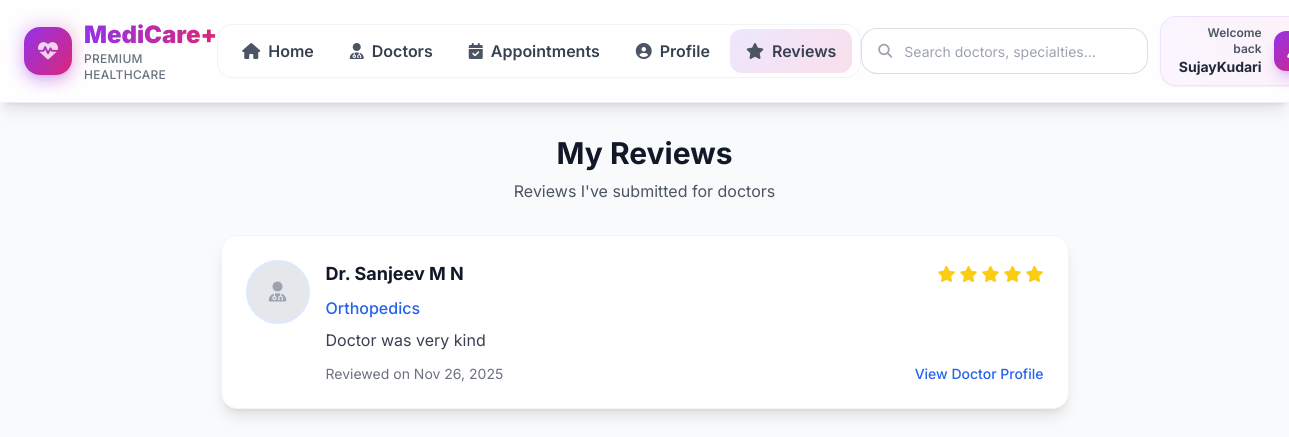
/reviews/ (signed in), run on the app's committed database.
### core/models.py (models this page shows, shortened)
class Review(models.Model):
    RATING_CHOICES = [
        (1, '1 Star'),
        (2, '2 Stars'),
        (3, '3 Stars'),
        (4, '4 Stars'),
        (5, '5 Stars'),
    ]
    user = models.ForeignKey(User, on_delete=models.CASCADE, related_name='reviews')
    doctor = models.ForeignKey(Doctor, on_delete=models.CASCADE, related_name='reviews')
    rating = models.IntegerField(choices=RATING_CHOICES, validators=[MinValueValidator(1), MaxValueValidator(5)])
    comment = models.TextField(max_length=1000)
    created_at = models.DateTimeField(auto_now_add=True)
    updated_at = models.DateTimeField(auto_now=True)
    class Meta:
        ordering = ['-created_at']
        unique_together = ['user', 'doctor']

class Doctor(models.Model):
    SPECIALIZATION_CHOICES = [
        ('cardiology', 'Cardiology'),
        ('dermatology', 'Dermatology'),
        ('pediatrics', 'Pediatrics'),
        ('orthopedics', 'Orthopedics'),
        ('neurology', 'Neurology'),
        ('gynecology', 'Gynecology'),
        ('psychiatry', 'Psychiatry'),
        ('dentistry', 'Dentistry'),
        ('ophthalmology', 'Ophthalmology'),
        ('general', 'General Medicine'),
    ]
    name = models.CharField(max_length=100)
    specialization = models.CharField(max_length=50, choices=SPECIALIZATION_CHOICES, default='general')
    experience = models.PositiveIntegerField(default=0)
    hospital = models.CharField(max_length=200)
    address = models.TextField()
    city = models.CharField(max_length=100)
    fee = models.DecimalField(max_digits=8, decimal_places=2, validators=[MinValueValidator(0)])
    image = models.ImageField(upload_to='doctors/', blank=True, null=True)
    description = models.TextField(blank=True, null=True)
    rating = models.DecimalField(max_digits=3, decimal_places=1, default=0.0)
    is_available = models.BooleanField(default=True)
    created_at = models.DateTimeField(auto_now_add=True)
    updated_at = models.DateTimeField(auto_now=True)
    class Meta:
        ordering = ['-created_at']

### core/views.py (the view)
# urls.py: path('reviews/', views.all_reviews, name='all_reviews'),
@login_required
def all_reviews(request):
    user_reviews = Review.objects.filter(user=request.user).order_by('-created_at')
    featured_doctors = Doctor.objects.filter(reviews__user=request.user).distinct()[:6]
    context = {
        'reviews': user_reviews,
        'featured_doctors': featured_doctors,
    }
    return render(request, 'all_reviews.html', context)

### templates/all_reviews.html (shortened to what this page needs)
{% extends 'base.html' %}
{% load static %}
{% block extra_content %}
<div class="min-h-screen bg-gray-50 py-8">
    <div class="max-w-4xl mx-auto px-4 sm:px-6">
        <div class="text-center mb-8">
            <h1 class="text-3xl font-bold text-gray-900 mb-2">My Reviews</h1>
            <p class="text-gray-600">Reviews I've submitted for doctors</p>
        </div>
        {% if reviews %}
        <div class="space-y-6">
            {% for review in reviews %}
            <div class="bg-white rounded-2xl shadow-lg border border-gray-100 p-6">
                <div class="flex items-start gap-4">
                    <div class="flex-shrink-0">
                        {% if review.doctor.image %}
                            <img src="{{ review.doctor.image.url }}"
                                 alt="Dr. {{ review.doctor.name }}"
                                 class="w-16 h-16 rounded-full object-cover border-2 border-blue-100">
                        {% else %}
                            <div class="w-16 h-16 rounded-full bg-gray-200 flex items-center justify-center border-2 border-blue-100">
                                <i class="fas fa-user-md text-gray-400 text-xl"></i>
                            </div>
                        {% endif %}
                    </div>
                    <div class="flex-1">
                        <div class="flex items-center justify-between mb-2">
                            <h3 class="text-lg font-bold text-gray-900">Dr. {{ review.doctor.name }}</h3>
                            <div class="flex items-center gap-1">
                                {% for i in "12345" %}
                                    {% if forloop.counter <= review.rating %}
                                        <i class="fas fa-star text-yellow-400"></i>
                                    {% else %}
                                        <i class="far fa-star text-yellow-400"></i>
                                    {% endif %}
                                {% endfor %}
                            </div>
                        </div>
                        <p class="text-blue-600 font-medium mb-2">{{ review.doctor.get_specialization_display }}</p>
                        {% if review.comment %}
                        <p class="text-gray-700 mb-3">{{ review.comment }}</p>
                        {% endif %}
                        <div class="flex items-center justify-between text-sm text-gray-500">
                            <span>Reviewed on {{ review.created_at|date:"M d, Y" }}</span>
                            <a href="{% url 'doctor_detail' review.doctor.id %}"
                               class="text-blue-600 hover:text-blue-700 font-medium">
                                View Doctor Profile
                            </a>
                        </div>
                    </div>
                </div>
            </div>
            {% endfor %}
        </div>
        {% endif %}
    </div>
</div>
{% endblock extra_content %}

### templates/base.html (shortened to what this page needs)
{% load static %}
<!DOCTYPE html>
<html lang="en">
<head>
  <script src="https://cdn.tailwindcss.com"></script>
  <link rel="stylesheet" href="https://cdnjs.cloudflare.com/ajax/libs/font-awesome/6.4.0/css/all.min.css">
  <link rel="stylesheet" href="{% static 'css/base.css' %}" />
</head>
<body class="text-gray-900 bg-gradient-to-br from-purple-50 via-pink-50 to-orange-50 font-['Inter'] antialiased">
  <header class="bg-white/90 backdrop-blur-xl border-b border-gray-200/60 sticky top-0 z-50 shadow-lg">
    <div class="w-full px-4 sm:px-6">
      <div class="flex items-center justify-between py-4">
        <a href="{% url 'home' %}" class="flex items-center space-x-3 group transition-all duration-500 hover:scale-105">
          <div class="relative">
            <div class="w-12 h-12 bg-gradient-to-br from-purple-600 to-pink-600 rounded-2xl flex items-center justify-center shadow-lg shadow-purple-500/25 group-hover:shadow-purple-500/40 group-hover:rotate-3 transition-all duration-500">
              <i class="fas fa-heart-pulse text-white text-xl"></i>
            </div>
            <div class="absolute -inset-1 bg-gradient-to-r from-purple-600 to-pink-600 rounded-2xl blur opacity-20 group-hover:opacity-30 transition duration-1000 group-hover:duration-200"></div>
          </div>
          <div class="flex flex-col">
            <h1 class="text-2xl font-black bg-gradient-to-r from-purple-600 to-pink-600 bg-clip-text text-transparent">MediCare+</h1>
            <p class="text-xs text-gray-500 font-medium tracking-wide">PREMIUM HEALTHCARE</p>
          </div>
        </a>
        <nav class="hidden lg:flex items-center space-x-1 bg-white/50 rounded-2xl px-2 py-1 backdrop-blur-sm border border-gray-200/50">
          <a href="{% url 'home' %}" class="nav-modern group relative px-4 py-2.5 rounded-xl transition-all duration-300">
            <div class="flex items-center space-x-2">
              <i class="fas fa-home text-gray-600 group-hover:text-purple-600 transition-colors duration-300"></i>
              <span class="font-semibold text-gray-700 group-hover:text-gray-900">Home</span>
            </div>
          </a>
          <a href="{% url 'doctors' %}" class="nav-modern group relative px-4 py-2.5 rounded-xl transition-all duration-300">
            <div class="flex items-center space-x-2">
              <i class="fas fa-user-md text-gray-600 group-hover:text-purple-600 transition-colors duration-300"></i>
              <span class="font-semibold text-gray-700 group-hover:text-gray-900">Doctors</span>
            </div>
          </a>
          {% if user.is_authenticated %}
          <a href="{% url 'my_appointments' %}" class="nav-modern group relative px-4 py-2.5 rounded-xl transition-all duration-300">
            <div class="flex items-center space-x-2">
              <i class="fas fa-calendar-check text-gray-600 group-hover:text-purple-600 transition-colors duration-300"></i>
              <span class="font-semibold text-gray-700 group-hover:text-gray-900">Appointments</span>
            </div>
          </a>
          <a href="{% url 'profile' %}" class="nav-modern group relative px-4 py-2.5 rounded-xl transition-all duration-300">
            <div class="flex items-center space-x-2">
              <i class="fas fa-user-circle text-gray-600 group-hover:text-purple-600 transition-colors duration-300"></i>
              <span class="font-semibold text-gray-700 group-hover:text-gray-900">Profile</span>
            </div>
          </a>
          {% endif %}
          <a href="{% url 'all_reviews' %}" class="nav-modern group relative px-4 py-2.5 rounded-xl transition-all duration-300">
            <div class="flex items-center space-x-2">
              <i class="fas fa-star text-gray-600 group-hover:text-purple-600 transition-colors duration-300"></i>
              <span class="font-semibold text-gray-700 group-hover:text-gray-900">Reviews</span>
            </div>
          </a>
        </nav>
        <div class="flex items-center space-x-3">
          <div class="hidden md:flex items-center bg-white border border-gray-300/80 rounded-2xl px-4 py-2.5 transition-all duration-300 hover:border-purple-400 hover:shadow-lg hover:shadow-purple-500/10 focus-within:border-purple-500 focus-within:shadow-lg focus-within:shadow-purple-500/20 focus-within:scale-105 w-60 lg:w-72">
            <i class="fas fa-search text-gray-400 mr-3 text-sm transition-colors duration-300 focus-within:text-purple-500"></i>
            <form action="{% url 'unified_search' %}" method="get" class="flex-1">
              <input
                type="text"
                name="q"
                placeholder="Search doctors, specialties..."
                class="bg-transparent border-none focus:ring-0 placeholder-gray-400 text-gray-700 text-sm w-full focus:outline-none"
                value="{{ request.GET.q }}"
              >
            </form>
          </div>
          <div class="flex items-center space-x-2">
            {% if user.is_authenticated %}
              <div class="hidden xl:flex items-center space-x-3 bg-gradient-to-r from-purple-50 to-pink-50 rounded-2xl px-4 py-2 border border-purple-200/60 shadow-sm">
                <div class="text-right">
                  <p class="text-xs font-semibold text-gray-600">Welcome back</p>
                  <p class="text-sm font-bold text-gray-800">{{ user.username }}</p>
                </div>
                <div class="w-10 h-10 bg-gradient-to-br from-purple-600 to-pink-600 rounded-xl flex items-center justify-center shadow-lg shadow-purple-500/30">
                </div>
              </div>
            {% endif %}
          </div>
        </div>
      </div>
    </div>
  </header>
  <main class="min-h-screen">
    {% block extra_content %}
    {% endblock extra_content %}
  </main>
</body>
</html>

### static/css/base.css (style rules this page uses)
:root { --primary: #8b5cf6; --secondary: #7c3aed; --accent1: #10b981; --accent2: #059669; --accent3: #ef4444; --accent4: #f59e0b; --medical-purple: #7c3aed; --health-pink: #db2777; }
.nav-modern { position: relative; transition: all 0.3s cubic-bezier(0.4, 0, 0.2, 1); }
.nav-modern.active { background: linear-gradient(135deg, rgba(139, 92, 246, 0.15), rgba(219, 39, 119, 0.15)); }

### data on the page
Review: doctor.name "Sanjeev M N", rating 5 (drawn), doctor.specialization "Orthopedics", comment "Doctor was very kind", created_at "Nov 26, 2025"

### other printed values
{{ user.username }} "SujayKudari"
